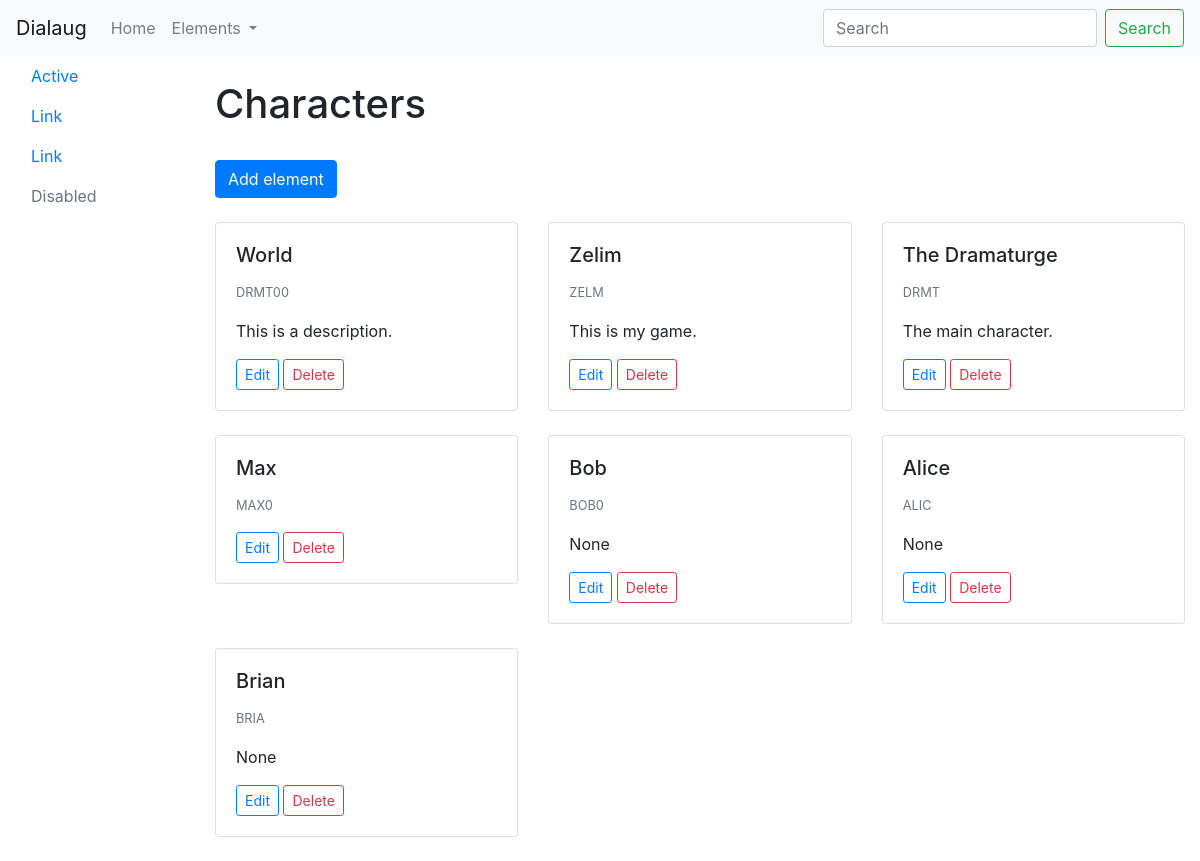
The app's page /characters/ with its own data.
### characters/models.py (models this page shows, shortened)
class Character(models.Model):
    name = models.CharField(blank=True, null=True, max_length=80)
    age = models.PositiveSmallIntegerField(blank=True, null=True)
    gender = models.CharField(blank=True, null=True, max_length=80)
    code = models.CharField(blank=True, null=True, max_length=6)
    description = models.TextField(blank=True, null=True)
    def get_edit_url(self):
        return reverse("characters:edit-character", kwargs={'pk': self.id})
    def get_delete_url(self):
        return reverse("characters:delete-character", kwargs={'pk': self.id})

### characters/views.py (the view)
# urls.py: path('', views.IndexView.as_view(), name='index'),
class IndexView(generic.ListView):
    template_name = 'characters/index.html'
    context_object_name = "characters"
    def get_queryset(self):
        return Character.objects.all()

### characters/templates/characters/index.html (shortened to what this page needs)
{% extends 'base.html' %}
{% block content %}
<div class="container-fluid">
    <div class="row">
        {% include 'side_nav.html' %}
        <div class="col-md-10">
            <br>
            <div class="row">
                <div class="col-md-12">
                    <h1>Characters</h1>
                    {% include 'create_header.html' %}
                    <div class="row">
                        {% for character in characters %}
                        <div class="col-md-4">
                            <div class="card">
                                <div class="card-body">
                                    <h5 class="card-title">{{ character.name }}</h5>
                                    <p class="card-text"><small class="text-muted">{{ character.code }}</small></p>
                                    <p class="card-text">{{ character.description }}</p>
                                    <a href="{{ character.get_edit_url }}" class="btn btn-outline-primary btn-sm">Edit</a>
                                    <a href="{{ character.get_delete_url }}" class="btn btn-outline-danger btn-sm">Delete</a>
                                </div>
                            </div>
                            <br>
                        </div>
                        {% endfor %}
                    </div>
                </div>
            </div>
        </div>
    </div>
</div>
{% endblock %}

### records on screen
Character: name "World", code "DRMT00", description "This is a description."
Character: name "Zelim", code "ZELM", description "This is my game."
Character: name "The Dramaturge", code "DRMT", description "The main character."
Character: name "Max", code "MAX0"
Character: name "Bob", code "BOB0", description "None"
Character: name "Alice", code "ALIC", description "None"
Character: name "Brian", code "BRIA", description "None"
